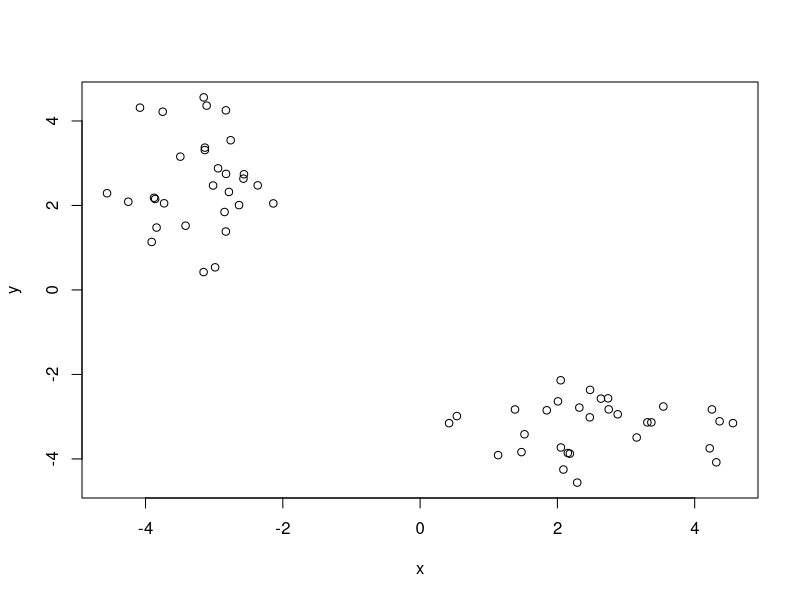
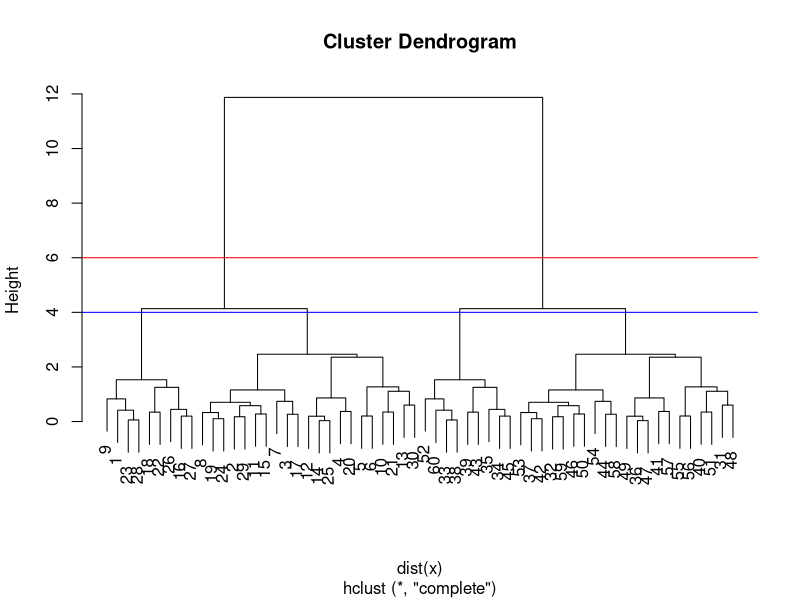

Source code (R) for these figures, in order: (Note: this script raises an error after producing the figures.)
## ---- chunk 1
knitr::opts_chunk$set(echo = TRUE)
## ---- chunk 2
#we need the x again
tmp <- c(rnorm(30,-3), rnorm(30,3))
x <- cbind(x=tmp, y=rev(tmp))
plot(x)
## ---- chunk 3
##so first let's try this
hc<-hclust(dist(x))
hc ###ehhh that's not helpful but lets plot is
plot(hc) ##look at the numbers and how they are organized
#they are 30 and below (left) and above 30 (right) 
## draw a line on the tree using abline
abline(h=6, col="red")
abline(h=4, col="blue")
cutree(hc, k=6)
cutree(hc, k=4)

## ---- chunk 4
## you can also cut trees to yield a given k groups/clusters
grps<-cutree(hc, k=2)
table(grps)
## ---- chunk 5
# First we need to calculate point (dis)similarity
# as the Euclidean distance between observations
dist_matrix <- dist(x)
##let's investigate this new thing
## ---- chunk 6
# First we need to calculate point (dis)similarity
# as the Euclidean distance between observations
dist_matrix <- dist(x)
## ---- chunk 7
# The hclust() function returns a hierarchical
# clustering model
hc_2 <- hclust(d = dist_matrix)
# the print method is not so useful here
hc_2
#Call:
#hclust(d = dist_matrix)
#Cluster method : complete
#Distance : euclidean
#Number of objects: 60 
## ---- chunk 8
# Using different hierarchical clustering methods
hc.complete <- hclust(d, method="complete")
hc.average <- hclust(d, method="average")
hc.single <- hclust(d, method="single")
### d doesn't exist so lol this does shit right now it's just a format
## ---- chunk 9
# Step 1. Generate some example data for clustering
m <- rbind(
 matrix(rnorm(100, mean=0, sd = 0.3), ncol = 2), # c1
 matrix(rnorm(100, mean = 1, sd = 0.3), ncol = 2), # c2
 matrix(c(rnorm(50, mean = 1, sd = 0.3), # c3
 rnorm(50, mean = 0, sd = 0.3)), ncol = 2))
colnames(m) <- c("x", "y")
# Step 2. Plot the data without clustering
plot(m)
# Step 3. Generate colors for known clusters
# (just so we can compare to hclust results)
col <- as.factor( rep(c("c1","c2","c3"), each=50) )
plot(m, col=col)
## ---- chunk 10
#Q. Use the dist(), hclust(), plot() and cutree() functions to return 2 and 3 clusters
#Q. How does this compare to your known 'col' groups?
dist(m)
hc_myturn<-hclust(dist(m))
plot(hc_myturn)
abline(h=2.75, col="red")
grps_m2<- cutree(hc_myturn, k=2) ## for two groups
plot(m, col=grps_m2)
###now three groups
grps_m3<- cutree(hc_myturn, k=3)
plot(m, col=grps_m3)
